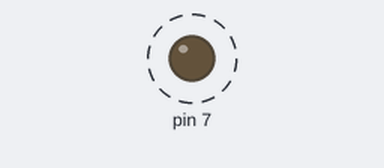
The program below on a simulated Raspberry Pi (header pin numbers). Shown: output pins drawn as LEDs (lit = HIGH). Dashed ring = blinking.

Above: at 0.1 s.
Timing chart, 0 to 3.0 s (numbered marks = the images above):
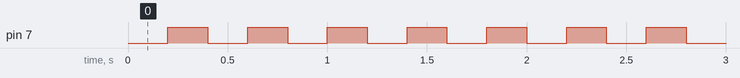

The program:

blink.py
```python
import RPi.GPIO as gpio
import time
gpio.cleanup()
gpio.setmode(gpio.BOARD)

gpio.setup(7,gpio.OUT)

#fires off
while 1:
    gpio.output(7,0)
    time.sleep(0.2)
    gpio.output(7,1)
    time.sleep(0.2)
```

Measured:
- by itself, pin 7: alternates HIGH for 0.20 s and LOW for 0.20 s
